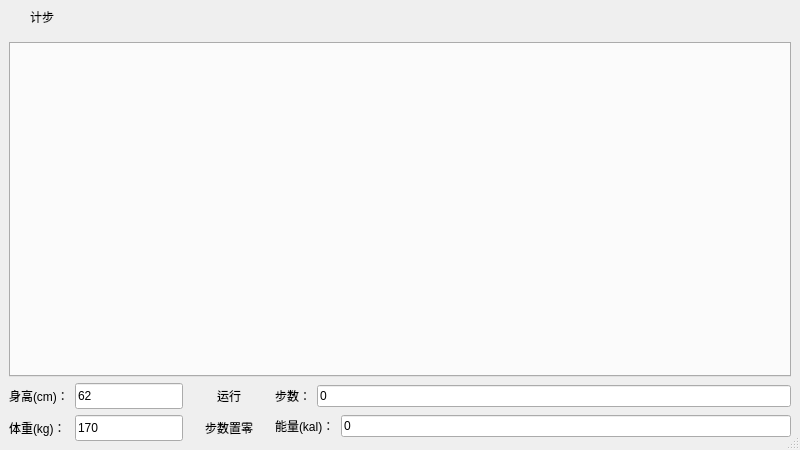
<?xml version="1.0" encoding="UTF-8"?>
<ui version="4.0">
 <class>CountStep</class>
 <widget class="QDialog" name="CountStep">
  <property name="geometry">
   <rect>
    <x>0</x>
    <y>0</y>
    <width>800</width>
    <height>450</height>
   </rect>
  </property>
  <property name="windowTitle">
   <string>Dialog</string>
  </property>
  <property name="sizeGripEnabled">
   <bool>true</bool>
  </property>
  <layout class="QVBoxLayout" name="verticalLayout_5">
   <property name="spacing">
    <number>0</number>
   </property>
   <property name="leftMargin">
    <number>0</number>
   </property>
   <property name="topMargin">
    <number>0</number>
   </property>
   <property name="rightMargin">
    <number>0</number>
   </property>
   <property name="bottomMargin">
    <number>0</number>
   </property>
   <item>
    <widget class="QWidget" name="widget_title" native="true">
     <property name="sizePolicy">
      <sizepolicy hsizetype="Preferred" vsizetype="Fixed">
       <horstretch>0</horstretch>
       <verstretch>0</verstretch>
      </sizepolicy>
     </property>
     <property name="minimumSize">
      <size>
       <width>100</width>
       <height>33</height>
      </size>
     </property>
     <layout class="QHBoxLayout" name="horizontalLayout_8">
      <property name="spacing">
       <number>0</number>
      </property>
      <property name="leftMargin">
       <number>0</number>
      </property>
      <property name="topMargin">
       <number>0</number>
      </property>
      <property name="rightMargin">
       <number>0</number>
      </property>
      <property name="bottomMargin">
       <number>0</number>
      </property>
      <item>
       <widget class="QLabel" name="lab_Ico">
        <property name="sizePolicy">
         <sizepolicy hsizetype="Minimum" vsizetype="Minimum">
          <horstretch>0</horstretch>
          <verstretch>0</verstretch>
         </sizepolicy>
        </property>
        <property name="minimumSize">
         <size>
          <width>30</width>
          <height>0</height>
         </size>
        </property>
        <property name="text">
         <string/>
        </property>
        <property name="alignment">
         <set>Qt::AlignCenter</set>
        </property>
       </widget>
      </item>
      <item>
       <widget class="QLabel" name="lab_Title">
        <property name="sizePolicy">
         <sizepolicy hsizetype="Expanding" vsizetype="Minimum">
          <horstretch>0</horstretch>
          <verstretch>0</verstretch>
         </sizepolicy>
        </property>
        <property name="styleSheet">
         <string notr="true">font: 10pt &quot;微软雅黑&quot;;</string>
        </property>
        <property name="text">
         <string>计步</string>
        </property>
        <property name="alignment">
         <set>Qt::AlignLeading|Qt::AlignLeft|Qt::AlignVCenter</set>
        </property>
       </widget>
      </item>
      <item>
       <widget class="QPushButton" name="btnMenu_Min">
        <property name="sizePolicy">
         <sizepolicy hsizetype="Minimum" vsizetype="Minimum">
          <horstretch>0</horstretch>
          <verstretch>0</verstretch>
         </sizepolicy>
        </property>
        <property name="minimumSize">
         <size>
          <width>31</width>
          <height>0</height>
         </size>
        </property>
        <property name="cursor">
         <cursorShape>ArrowCursor</cursorShape>
        </property>
        <property name="focusPolicy">
         <enum>Qt::NoFocus</enum>
        </property>
        <property name="toolTip">
         <string>最小化</string>
        </property>
        <property name="text">
         <string/>
        </property>
        <property name="flat">
         <bool>true</bool>
        </property>
       </widget>
      </item>
      <item>
       <widget class="QPushButton" name="btnMenu_Max">
        <property name="sizePolicy">
         <sizepolicy hsizetype="Minimum" vsizetype="Minimum">
          <horstretch>0</horstretch>
          <verstretch>0</verstretch>
         </sizepolicy>
        </property>
        <property name="minimumSize">
         <size>
          <width>31</width>
          <height>0</height>
         </size>
        </property>
        <property name="cursor">
         <cursorShape>ArrowCursor</cursorShape>
        </property>
        <property name="focusPolicy">
         <enum>Qt::NoFocus</enum>
        </property>
        <property name="toolTip">
         <string>最大化</string>
        </property>
        <property name="text">
         <string/>
        </property>
        <property name="flat">
         <bool>true</bool>
        </property>
       </widget>
      </item>
      <item>
       <widget class="QPushButton" name="btnMenu_Close">
        <property name="sizePolicy">
         <sizepolicy hsizetype="Minimum" vsizetype="Minimum">
          <horstretch>0</horstretch>
          <verstretch>0</verstretch>
         </sizepolicy>
        </property>
        <property name="minimumSize">
         <size>
          <width>40</width>
          <height>0</height>
         </size>
        </property>
        <property name="cursor">
         <cursorShape>ArrowCursor</cursorShape>
        </property>
        <property name="focusPolicy">
         <enum>Qt::NoFocus</enum>
        </property>
        <property name="toolTip">
         <string>关闭</string>
        </property>
        <property name="text">
         <string/>
        </property>
        <property name="flat">
         <bool>true</bool>
        </property>
       </widget>
      </item>
     </layout>
    </widget>
   </item>
   <item>
    <widget class="QWidget" name="Chartwidget" native="true">
     <layout class="QVBoxLayout" name="verticalLayout_4">
      <item>
       <widget class="QTabWidget" name="tabWidget">
        <property name="currentIndex">
         <number>-1</number>
        </property>
       </widget>
      </item>
      <item>
       <layout class="QHBoxLayout" name="horizontalLayout_5">
        <item>
         <layout class="QVBoxLayout" name="verticalLayout">
          <item>
           <layout class="QHBoxLayout" name="horizontalLayout">
            <item>
             <widget class="QLabel" name="heightlabel">
              <property name="sizePolicy">
               <sizepolicy hsizetype="Minimum" vsizetype="Minimum">
                <horstretch>0</horstretch>
                <verstretch>0</verstretch>
               </sizepolicy>
              </property>
              <property name="maximumSize">
               <size>
                <width>60</width>
                <height>16777215</height>
               </size>
              </property>
              <property name="text">
               <string>身高(cm)：</string>
              </property>
             </widget>
            </item>
            <item>
             <widget class="QLineEdit" name="heightEdit">
              <property name="sizePolicy">
               <sizepolicy hsizetype="Minimum" vsizetype="Minimum">
                <horstretch>0</horstretch>
                <verstretch>0</verstretch>
               </sizepolicy>
              </property>
              <property name="maximumSize">
               <size>
                <width>16777215</width>
                <height>16777215</height>
               </size>
              </property>
              <property name="text">
               <string>62</string>
              </property>
             </widget>
            </item>
           </layout>
          </item>
          <item>
           <layout class="QHBoxLayout" name="horizontalLayout_2">
            <item>
             <widget class="QLabel" name="weightlabel">
              <property name="sizePolicy">
               <sizepolicy hsizetype="Minimum" vsizetype="Minimum">
                <horstretch>0</horstretch>
                <verstretch>0</verstretch>
               </sizepolicy>
              </property>
              <property name="maximumSize">
               <size>
                <width>60</width>
                <height>16777215</height>
               </size>
              </property>
              <property name="text">
               <string>体重(kg)：</string>
              </property>
             </widget>
            </item>
            <item>
             <widget class="QLineEdit" name="weightEdit">
              <property name="sizePolicy">
               <sizepolicy hsizetype="Minimum" vsizetype="Minimum">
                <horstretch>0</horstretch>
                <verstretch>0</verstretch>
               </sizepolicy>
              </property>
              <property name="maximumSize">
               <size>
                <width>16777215</width>
                <height>16777215</height>
               </size>
              </property>
              <property name="text">
               <string>170</string>
              </property>
             </widget>
            </item>
           </layout>
          </item>
         </layout>
        </item>
        <item>
         <layout class="QVBoxLayout" name="verticalLayout_3">
          <item>
           <widget class="QPushButton" name="runButton">
            <property name="text">
             <string>运行</string>
            </property>
            <property name="flat">
             <bool>true</bool>
            </property>
           </widget>
          </item>
          <item>
           <widget class="QPushButton" name="zeroButton">
            <property name="text">
             <string>步数置零</string>
            </property>
            <property name="flat">
             <bool>true</bool>
            </property>
           </widget>
          </item>
         </layout>
        </item>
        <item>
         <layout class="QVBoxLayout" name="verticalLayout_2">
          <item>
           <layout class="QHBoxLayout" name="horizontalLayout_3">
            <item>
             <widget class="QLabel" name="steplabel">
              <property name="sizePolicy">
               <sizepolicy hsizetype="Minimum" vsizetype="Minimum">
                <horstretch>0</horstretch>
                <verstretch>0</verstretch>
               </sizepolicy>
              </property>
              <property name="maximumSize">
               <size>
                <width>60</width>
                <height>16777215</height>
               </size>
              </property>
              <property name="text">
               <string>步数：</string>
              </property>
             </widget>
            </item>
            <item>
             <widget class="QLineEdit" name="stepEdit">
              <property name="maximumSize">
               <size>
                <width>16777215</width>
                <height>16777215</height>
               </size>
              </property>
              <property name="text">
               <string>0</string>
              </property>
             </widget>
            </item>
           </layout>
          </item>
          <item>
           <layout class="QHBoxLayout" name="horizontalLayout_4">
            <item>
             <widget class="QLabel" name="energylabel">
              <property name="sizePolicy">
               <sizepolicy hsizetype="Minimum" vsizetype="Minimum">
                <horstretch>0</horstretch>
                <verstretch>0</verstretch>
               </sizepolicy>
              </property>
              <property name="minimumSize">
               <size>
                <width>60</width>
                <height>0</height>
               </size>
              </property>
              <property name="text">
               <string>能量(kal)：</string>
              </property>
             </widget>
            </item>
            <item>
             <widget class="QLineEdit" name="energyEdit">
              <property name="maximumSize">
               <size>
                <width>16777215</width>
                <height>16777215</height>
               </size>
              </property>
              <property name="text">
               <string>0</string>
              </property>
             </widget>
            </item>
           </layout>
          </item>
         </layout>
        </item>
       </layout>
      </item>
     </layout>
    </widget>
   </item>
  </layout>
 </widget>
 <resources/>
 <connections/>
</ui>
